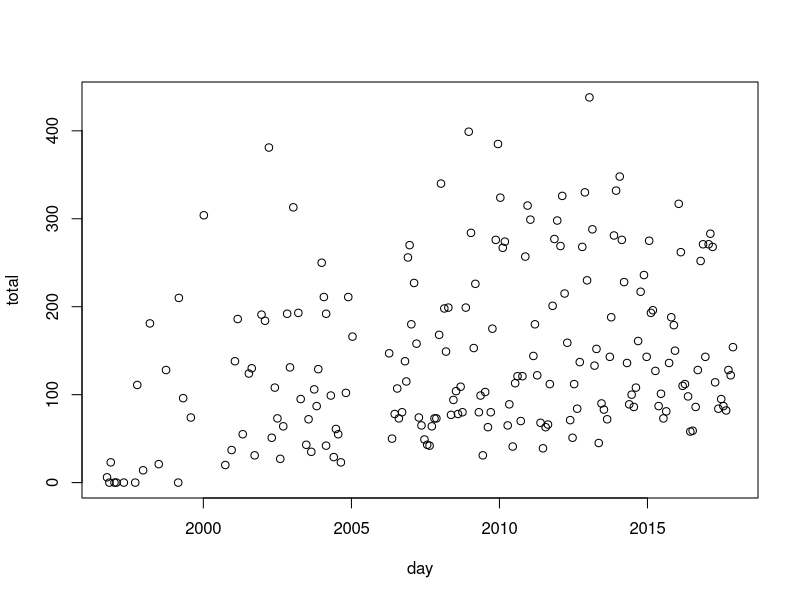
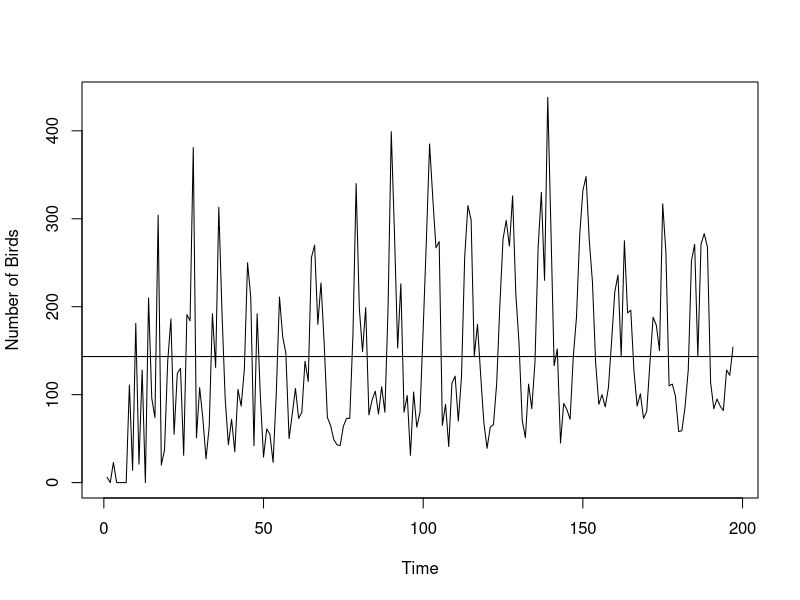
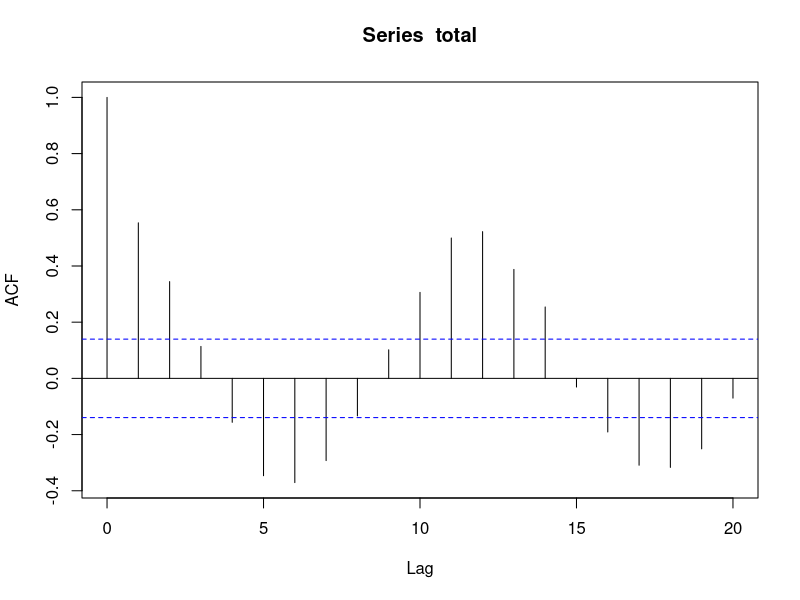
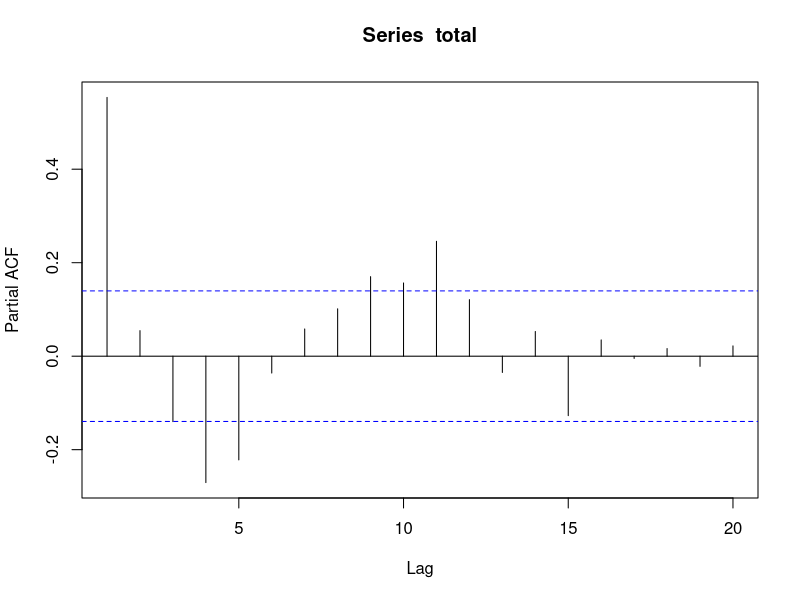
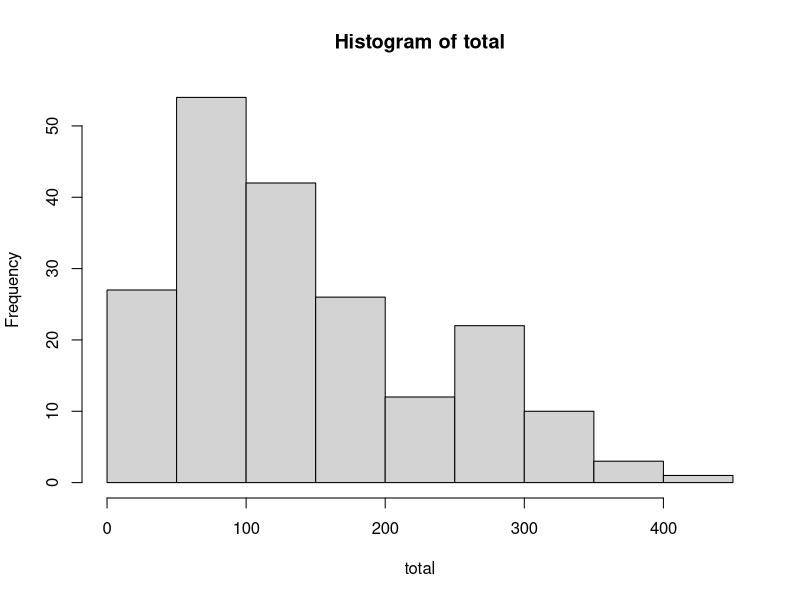
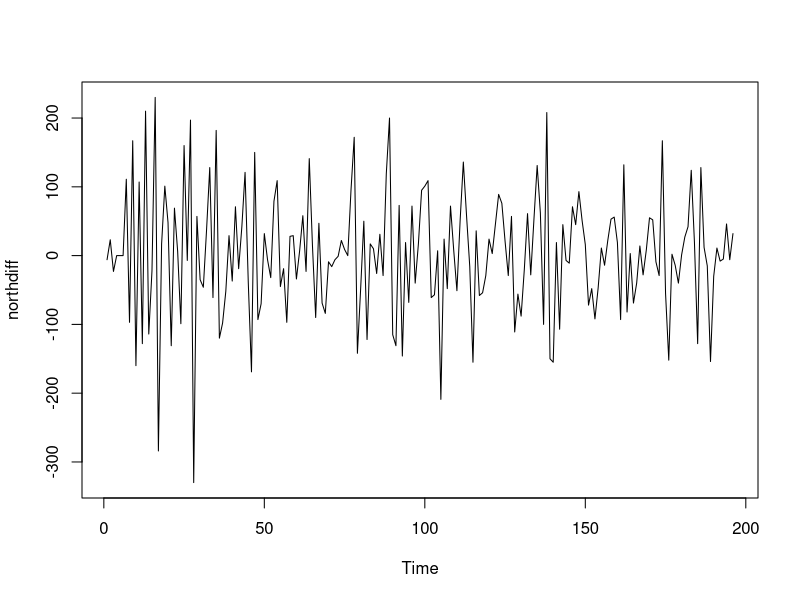
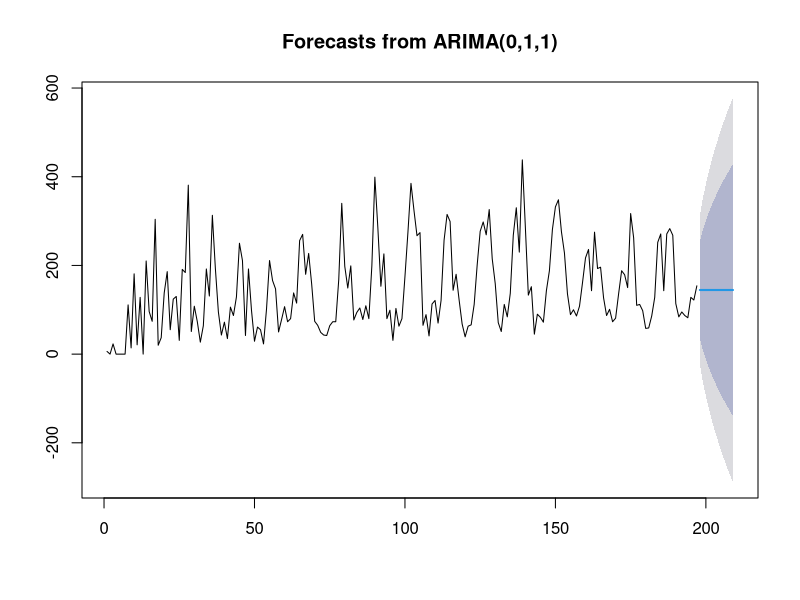
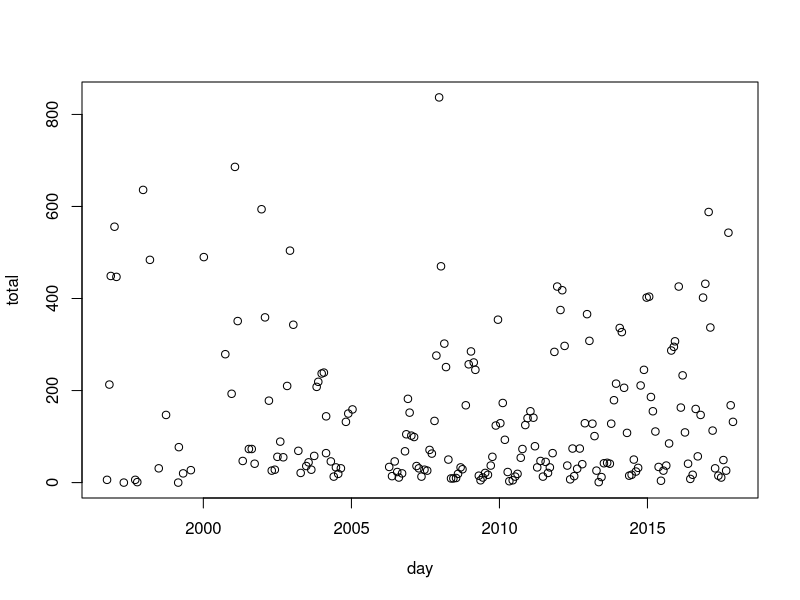

These charts were generated, in order, by the following R code:
library(dplyr)
library(plyr)
library(ggplot2)
library(stats)
library(forecast)
setwd("/Users/.../Desktop") #set location of csv
bird <- read.csv("bird_data.csv", header=TRUE,)
north <- bird[,7]
lagoon <- bird[,12]
west_lagoon <- bird[,18]
south_beach <- bird[,23]
lagoon_island <- bird[,28]
campus_point <- bird[,33]
east_margin <- bird[,38]
totals <- bird[,41]
date <- bird$Date

#North Margin Zone
northzone <- aggregate(north, FUN="sum",by=list(as.Date(date, "%d-%b-%y")))
day <- northzone$Group.1
total <- northzone$x
mean(total)
var(total)
plot(day,total)
plot.ts(total, frequency = 12, start=c(1996,9), ylab="Number of Birds")
abline(h=mean(total))
acf <- acf(total, lag=20, type="correlation",plot=T)
pacf <- pacf(total,lag=20, plot=T)
hist(total)
northdiff <- diff(total,differences=1)
plot.ts(northdiff)
var(northdiff)
fit <- auto.arima(total)
fc <- forecast(fit, h=12)
plot(fc)

#Lagoon Zone
lagoonzone <- aggregate(lagoon, FUN="sum",by=list(as.Date(date, "%d-%b-%y")))
day <- lagoonzone$Group.1
total <- lagoonzone$x
mean(total)
var(total)
plot(day,total)
plot.ts(total, frequency = 12, start=c(1996,9), ylab="Number of Birds")
abline(h=mean(total))
acf <- acf(total, lag=20, type="correlation",plot=T)
pacf <- pacf(total,lag=20, plot=T)
hist(total)
lagoondiff <- diff(total, differences=1)
var(lagoondiff)
plot.ts(lagoondiff)
fit <- auto.arima(total)
fc <- forecast(fit, h=12)
plot(fc)

#West Lagoon Park
westlagoonzone <- aggregate(west_lagoon, FUN="sum",by=list(as.Date(date, "%d-%b-%y")))
day <- westlagoonzone$Group.1
total <- westlagoonzone$x
mean(total)
var(total)
plot(day,total)
plot.ts(total, frequency = 12, start=c(1996,9), ylab="Number of Birds")
abline(h=mean(total))
acf <- acf(total, lag=20, type="correlation",plot=T)
pacf <- pacf(total,lag=20, plot=T)
hist(total)
fit <- auto.arima(total)
fc <- forecast(fit, h=12)
plot(fc)

#South Beach Zone
southbeachzone <- aggregate(south_beach, FUN="sum",by=list(as.Date(date, "%d-%b-%y")))
day <- southbeachzone$Group.1
total <- southbeachzone$x
mean(total)
var(total)
plot(day,total)
plot.ts(total, frequency = 12, start=c(1996,9), ylab="Number of Birds")
abline(h=mean(total))
acf <- acf(total, lag=20, type="correlation",plot=T)
pacf <- pacf(total,lag=20, plot=T)
hist(total)
southdiff <- diff(total,lag=3)
var(southdiff)
plot.ts(southdiff)
fit <- auto.arima(total)
fc <- forecast(fit, h=12)
plot(fc)

#Lagoon Island Zone
lagoonislandzone <- aggregate(lagoon_island, FUN="sum",by=list(as.Date(date, "%d-%b-%y")))
day <- lagoonislandzone$Group.1
total <- lagoonislandzone$x
mean(total)
var(total)
plot(day,total)
plot.ts(total, frequency = 12, start=c(1996,9), ylab="Number of Birds")
abline(h=mean(total))
acf <- acf(total, lag=20, type="correlation",plot=T)
pacf <- pacf(total,lag=20, plot=T)
hist(total)
fit <- auto.arima(total)
fc <- forecast(fit, h=12)
plot(fc)

#Campus Point Zone
campuspointzone <- aggregate(campus_point, FUN="sum",by=list(as.Date(date, "%d-%b-%y")))
day <- campuspointzone$Group.1
total <- campuspointzone$x
mean(total)
var(total)
plot(day,total)
plot.ts(total, frequency = 12, start=c(1996,9), ylab="Number of Birds")
abline(h=mean(total))
acf <- acf(total, lag=20, type="correlation",plot=T)
pacf <- pacf(total,lag=20, plot=T)
hist(total)
fit <- auto.arima(total)
fc <- forecast(fit, h=12)
plot(fc)

#East Margin Zone
eastmarginzone <- aggregate(east_margin, FUN="sum",by=list(as.Date(date, "%d-%b-%y")))
day <- eastmarginzone$Group.1
total <- eastmarginzone$x
mean(total)
var(total)
plot(day,total)
plot.ts(total, frequency = 12, start=c(1996,9),ylab="Number of Birds")
abline(h=mean(total))
acf <- acf(total, lag=20, type="correlation",plot=T)
pacf <- pacf(total,lag=20, plot=T)
hist(total)
fit <- auto.arima(total)
fc <- forecast(fit, h=12)
plot(fc)

#Totals
totalzone <- aggregate(totals, FUN="sum",by=list(as.Date(date, "%d-%b-%y")))
day <- totalzone$Group.1
total <- totalzone$x
mean(total)
var(total)
plot(day,total)
plot.ts(total, frequency = 12, start=c(1996,9), ylab="Number of Birds")
abline(h=mean(total))
acf <- acf(total, lag=20, type="correlation",plot=T)
pacf <- pacf(total,lag=20, plot=T)
hist(total)
fit <- auto.arima(total)
fc <- forecast(fit, h=12)
plot(fc)

